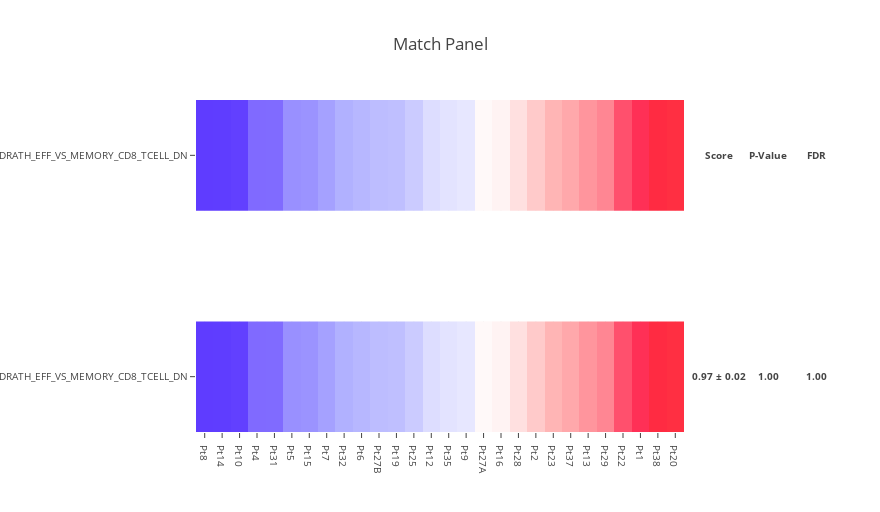
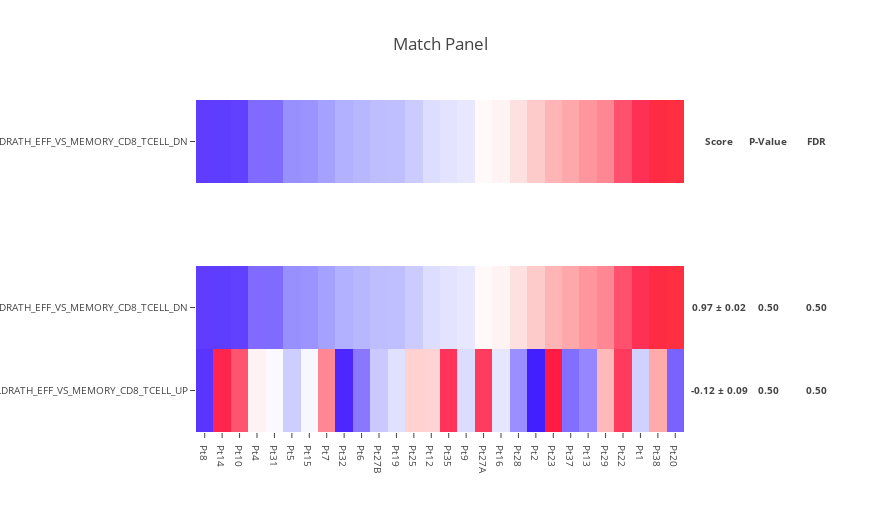

The cell these charts' notebook holds for them, in order:
### Code cell
score_moe_p_value_fdr = make_match_panel(
    features.iloc[0],
    features.iloc[:1],
    n_sampling=2,
    n_permutation=1,
    plot_std=3,
)

score_moe_p_value_fdr = make_match_panel(
    features.iloc[0],
    features.iloc[:2],
    n_sampling=2,
    n_permutation=1,
    plot_std=3,
)

### Figure 1 — Plotly figure (JSON) as saved in the notebook; plotly's stock layout.template omitted (floating-point values rounded to 4 significant figures; data arrays with more than 128 entries replaced by an {"elided": "..."} marker saying what was removed)
{"data": [{"colorscale": {"elided": "256x2 mixed values"}, "showscale": false, "text": [["Pt8", "Pt14", "Pt10", "Pt4", "Pt31", "Pt5", "Pt15", "Pt7", "Pt32", "Pt6", "Pt27B", "Pt19", "Pt25", "Pt12", "Pt35", "Pt9", "Pt27A", "Pt16", "Pt28", "Pt2", "Pt23", "Pt37", "Pt13", "Pt29", "Pt22", "Pt1", "Pt38", "Pt20"]], "type": "heatmap", "uid": "e44ce123-94bb-4481-b13a-12ed231446b4", "x": ["Pt8", "Pt14", "Pt10", "Pt4", "Pt31", "Pt5", "Pt15", "Pt7", "Pt32", "Pt6", "Pt27B", "Pt19", "Pt25", "Pt12", "Pt35", "Pt9", "Pt27A", "Pt16", "Pt28", "Pt2", "Pt23", "Pt37", "Pt13", "Pt29", "Pt22", "Pt1", "Pt38", "Pt20"], "y": ["GOLDRATH_EFF_VS_MEMORY_CD8_TCELL_DN"], "yaxis": "y2", "z": [[-1.291, -1.272, -1.239, -0.9798, -0.9751, -0.7773, -0.761, -0.684, -0.5949, -0.5419, -0.4989, -0.483, -0.3996, -0.2537, -0.2189, -0.1877, 0.04652, 0.09243, 0.2329, 0.4051, 0.5631, 0.6406, 0.7496, 0.8293, 1.124, 1.456, 2.469, 2.549]], "zmax": 3, "zmin": -3}, {"colorscale": {"elided": "256x2 mixed values"}, "showscale": false, "type": "heatmap", "uid": "e88f593d-3df1-427f-b69e-dab661871d8c", "x": ["Pt8", "Pt14", "Pt10", "Pt4", "Pt31", "Pt5", "Pt15", "Pt7", "Pt32", "Pt6", "Pt27B", "Pt19", "Pt25", "Pt12", "Pt35", "Pt9", "Pt27A", "Pt16", "Pt28", "Pt2", "Pt23", "Pt37", "Pt13", "Pt29", "Pt22", "Pt1", "Pt38", "Pt20"], "y": ["GOLDRATH_EFF_VS_MEMORY_CD8_TCELL_DN"], "yaxis": "y", "z": [[-1.291, -1.272, -1.239, -0.9798, -0.9751, -0.7773, -0.761, -0.684, -0.5949, -0.5419, -0.4989, -0.483, -0.3996, -0.2537, -0.2189, -0.1877, 0.04652, 0.09243, 0.2329, 0.4051, 0.5631, 0.6406, 0.7496, 0.8293, 1.124, 1.456, 2.469, 2.549]], "zmax": 3, "zmin": -3}], "layout": {"annotations": [{"font": {"size": 9.6}, "showarrow": false, "text": "<b>Score</b>", "width": 64, "x": 1.002, "xanchor": "left", "xref": "paper", "y": 0.8333, "yanchor": "middle", "yref": "paper"}, {"font": {"size": 9.6}, "showarrow": false, "text": "<b>0.97 ± 0.02</b>", "width": 64, "x": 1.002, "xanchor": "left", "xref": "paper", "y": 0.1667, "yanchor": "middle", "yref": "paper"}, {"font": {"size": 9.6}, "showarrow": false, "text": "<b>P-Value</b>", "width": 64, "x": 1.102, "xanchor": "left", "xref": "paper", "y": 0.8333, "yanchor": "middle", "yref": "paper"}, {"font": {"size": 9.6}, "showarrow": false, "text": "<b>1.00</b>", "width": 64, "x": 1.102, "xanchor": "left", "xref": "paper", "y": 0.1667, "yanchor": "middle", "yref": "paper"}, {"font": {"size": 9.6}, "showarrow": false, "text": "<b>FDR</b>", "width": 64, "x": 1.202, "xanchor": "left", "xref": "paper", "y": 0.8333, "yanchor": "middle", "yref": "paper"}, {"font": {"size": 9.6}, "showarrow": false, "text": "<b>1.00</b>", "width": 64, "x": 1.202, "xanchor": "left", "xref": "paper", "y": 0.1667, "yanchor": "middle", "yref": "paper"}], "height": 512, "margin": {"l": 196, "r": 196}, "title": "Match Panel", "width": 880, "xaxis": {"anchor": "y", "tickfont": {"size": 9.6}}, "yaxis": {"domain": [0, 0.3333], "dtick": 1, "tickfont": {"size": 9.6}}, "yaxis2": {"domain": [0.6667, 1], "tickfont": {"size": 9.6}}}}

### Figure 2 — Plotly figure (JSON) as saved in the notebook; plotly's stock layout.template omitted (floating-point values rounded to 4 significant figures; data arrays with more than 128 entries replaced by an {"elided": "..."} marker saying what was removed)
{"data": [{"colorscale": {"elided": "256x2 mixed values"}, "showscale": false, "text": [["Pt8", "Pt14", "Pt10", "Pt4", "Pt31", "Pt5", "Pt15", "Pt7", "Pt32", "Pt6", "Pt27B", "Pt19", "Pt25", "Pt12", "Pt35", "Pt9", "Pt27A", "Pt16", "Pt28", "Pt2", "Pt23", "Pt37", "Pt13", "Pt29", "Pt22", "Pt1", "Pt38", "Pt20"]], "type": "heatmap", "uid": "946a81de-935a-44d3-9dd7-7ab8dbc24074", "x": ["Pt8", "Pt14", "Pt10", "Pt4", "Pt31", "Pt5", "Pt15", "Pt7", "Pt32", "Pt6", "Pt27B", "Pt19", "Pt25", "Pt12", "Pt35", "Pt9", "Pt27A", "Pt16", "Pt28", "Pt2", "Pt23", "Pt37", "Pt13", "Pt29", "Pt22", "Pt1", "Pt38", "Pt20"], "y": ["GOLDRATH_EFF_VS_MEMORY_CD8_TCELL_DN"], "yaxis": "y2", "z": [[-1.291, -1.272, -1.239, -0.9798, -0.9751, -0.7773, -0.761, -0.684, -0.5949, -0.5419, -0.4989, -0.483, -0.3996, -0.2537, -0.2189, -0.1877, 0.04652, 0.09243, 0.2329, 0.4051, 0.5631, 0.6406, 0.7496, 0.8293, 1.124, 1.456, 2.469, 2.549]], "zmax": 3, "zmin": -3}, {"colorscale": {"elided": "256x2 mixed values"}, "showscale": false, "type": "heatmap", "uid": "8e96f9ce-31fd-472c-b3ff-92c12d115e5b", "x": ["Pt8", "Pt14", "Pt10", "Pt4", "Pt31", "Pt5", "Pt15", "Pt7", "Pt32", "Pt6", "Pt27B", "Pt19", "Pt25", "Pt12", "Pt35", "Pt9", "Pt27A", "Pt16", "Pt28", "Pt2", "Pt23", "Pt37", "Pt13", "Pt29", "Pt22", "Pt1", "Pt38", "Pt20"], "y": ["GOLDRATH_EFF_VS_MEMORY_CD8_TCELL_UP", "GOLDRATH_EFF_VS_MEMORY_CD8_TCELL_DN"], "yaxis": "y", "z": [[-1.387, 1.617, 1.105, 0.09626, -0.03976, -0.3816, -0.06108, 0.8312, -1.593, -0.9086, -0.4081, -0.2358, 0.3506, 0.3336, 1.396, -0.2595, 1.299, -0.1933, -0.7795, -2.058, 1.956, -0.9538, -0.8212, 0.5264, 1.313, -0.3462, 0.6295, -1.028], [-1.291, -1.272, -1.239, -0.9798, -0.9751, -0.7773, -0.761, -0.684, -0.5949, -0.5419, -0.4989, -0.483, -0.3996, -0.2537, -0.2189, -0.1877, 0.04652, 0.09243, 0.2329, 0.4051, 0.5631, 0.6406, 0.7496, 0.8293, 1.124, 1.456, 2.469, 2.549]], "zmax": 3, "zmin": -3}], "layout": {"annotations": [{"font": {"size": 9.6}, "showarrow": false, "text": "<b>Score</b>", "width": 64, "x": 1.002, "xanchor": "left", "xref": "paper", "y": 0.875, "yanchor": "middle", "yref": "paper"}, {"font": {"size": 9.6}, "showarrow": false, "text": "<b>0.97 ± 0.02</b>", "width": 64, "x": 1.002, "xanchor": "left", "xref": "paper", "y": 0.375, "yanchor": "middle", "yref": "paper"}, {"font": {"size": 9.6}, "showarrow": false, "text": "<b>-0.12 ± 0.09</b>", "width": 64, "x": 1.002, "xanchor": "left", "xref": "paper", "y": 0.125, "yanchor": "middle", "yref": "paper"}, {"font": {"size": 9.6}, "showarrow": false, "text": "<b>P-Value</b>", "width": 64, "x": 1.102, "xanchor": "left", "xref": "paper", "y": 0.875, "yanchor": "middle", "yref": "paper"}, {"font": {"size": 9.6}, "showarrow": false, "text": "<b>0.50</b>", "width": 64, "x": 1.102, "xanchor": "left", "xref": "paper", "y": 0.375, "yanchor": "middle", "yref": "paper"}, {"font": {"size": 9.6}, "showarrow": false, "text": "<b>0.50</b>", "width": 64, "x": 1.102, "xanchor": "left", "xref": "paper", "y": 0.125, "yanchor": "middle", "yref": "paper"}, {"font": {"size": 9.6}, "showarrow": false, "text": "<b>FDR</b>", "width": 64, "x": 1.202, "xanchor": "left", "xref": "paper", "y": 0.875, "yanchor": "middle", "yref": "paper"}, {"font": {"size": 9.6}, "showarrow": false, "text": "<b>0.50</b>", "width": 64, "x": 1.202, "xanchor": "left", "xref": "paper", "y": 0.375, "yanchor": "middle", "yref": "paper"}, {"font": {"size": 9.6}, "showarrow": false, "text": "<b>0.50</b>", "width": 64, "x": 1.202, "xanchor": "left", "xref": "paper", "y": 0.125, "yanchor": "middle", "yref": "paper"}], "height": 512, "margin": {"l": 196, "r": 196}, "title": "Match Panel", "width": 880, "xaxis": {"anchor": "y", "tickfont": {"size": 9.6}}, "yaxis": {"domain": [0, 0.5], "dtick": 1, "tickfont": {"size": 9.6}}, "yaxis2": {"domain": [0.75, 1], "tickfont": {"size": 9.6}}}}
